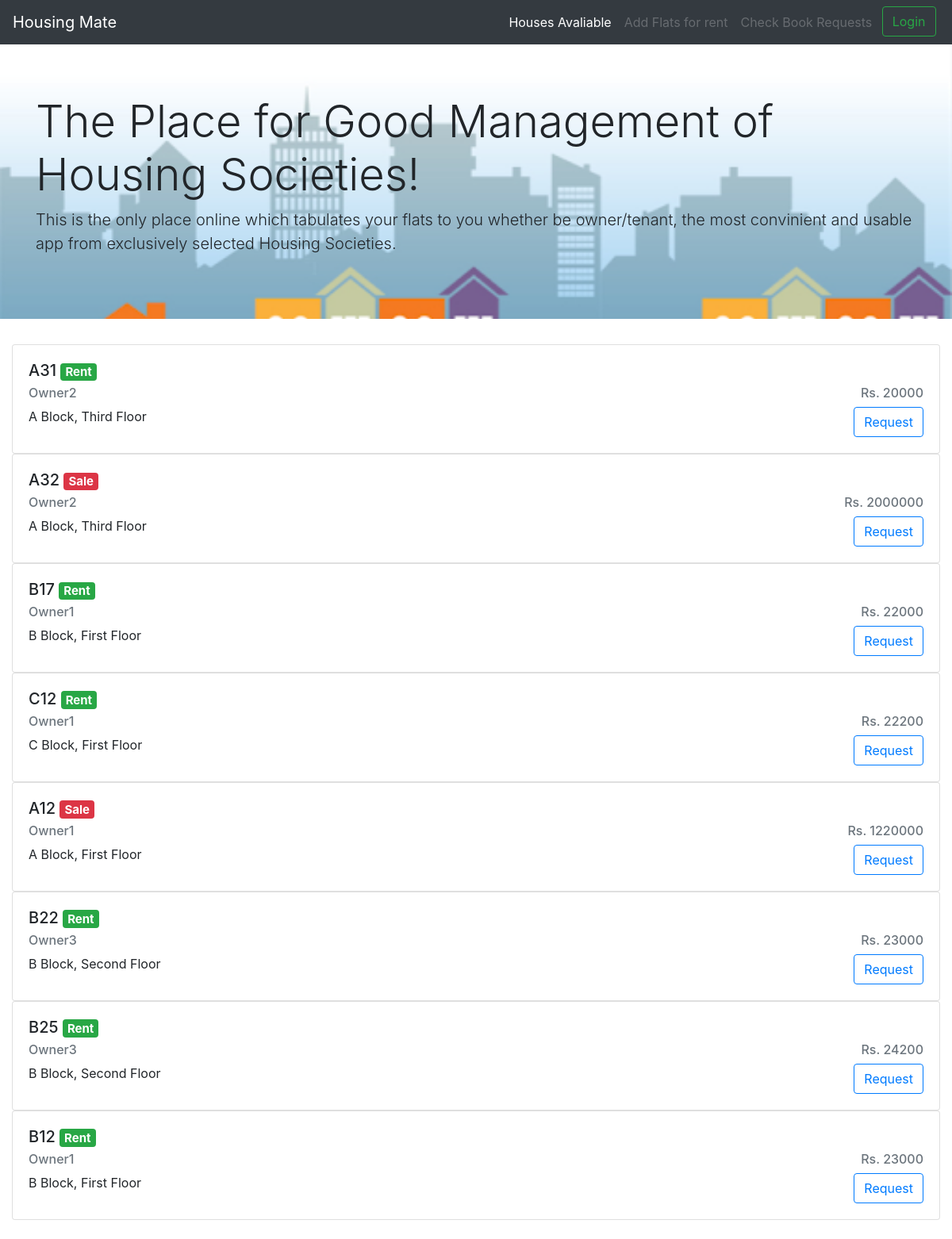
The page / on the database its author committed.
### tables this page shows
CREATE TABLE `ahouses` (
  `houseId` int(10) NOT NULL,
  `houseNumber` varchar(128) NOT NULL,
  `houseFloor` varchar(128) NOT NULL,
  `houseOwnerId` int(11) NOT NULL,
  `housePreference` enum('Rent','Sale') DEFAULT NULL,
  `Price` varchar(128) NOT NULL,
  `avaliable` enum('yes','no') DEFAULT 'yes'
);

CREATE TABLE `users` (
  `userId` int(10) NOT NULL,
  `userName` varchar(128) NOT NULL,
  `userType` enum('Tenant','Owner') DEFAULT 'Tenant',
  `userEmail` varchar(128) NOT NULL,
  `userPassword` varchar(128) NOT NULL,
  `userPreference` enum('Sale','Rent') DEFAULT NULL
);

### index.php (the view, shortened to what this page needs)
<?php
$logged_in = false;
$disabled = '';
$disabledforc = '';
if (isset($_SESSION['type'])) {
    if ($_SESSION['type'] == 'Tenant') {
        $disabled = 'disabled';
        $disabledforc = '';
    }
    else {
        $disabledforc = 'disabled';
    }
}
else {
    $disabled = 'disabled';
    $disabledforc = '';
}
$servername = "localhost";
$username = "root";
$password = "root";
$dbname = "housing-mate";
try {
    $conn = new PDO("mysql:host=$servername;dbname=$dbname", $username, $password);
    $conn->setAttribute(PDO::ATTR_ERRMODE, PDO::ERRMODE_EXCEPTION);
    $stmt = $conn->prepare("SELECT houseId, houseNumber, houseFloor, Price, avaliable, userName, housePreference FROM ahouses, users WHERE ahouses.houseOwnerId=users.userId");
    $stmt->execute();
}
catch(PDOException $e) {
  echo "Error: " . $e->getMessage();
}
?>
<!DOCTYPE html>
<html lang="en">
    <head>
        <link rel="stylesheet" href="https://stackpath.bootstrapcdn.com/bootstrap/4.5.0/css/bootstrap.min.css">
    </head>
    <body>
        <nav class="navbar navbar-expand-lg navbar-dark bg-dark">
            <a class="navbar-brand" href="#">Housing Mate</a>
            <div class="collapse navbar-collapse" id="navbarSupportedContent">
                <ul class="navbar-nav ml-auto">
                    <li class="nav-item active">
                        <a class="nav-link" href="#">Houses Avaliable<span class="sr-only">(current)</span></a>
                    </li>
                    <li class="nav-item">
                        <a class="nav-link <?php echo $disabled;?>" href="addflat.php" >Add Flats for rent</a>
                    </li>
                    <li class="nav-item">
                        <a class="nav-link <?php echo $disabled;?>" href="requests.php" >Check Book Requests</a>
                    </li>
                    <?php if($logged_in == false){
                    echo '<li class="nav-item">';
                        echo '<a class="btn btn-outline-success" href="login.php" role="button">Login</a>';
                    echo '</li>';}
                    else {
                        echo '<li class="nav-item">';
                            echo '<a class="btn btn-outline-success" href="#" role="button">Logged in as '.$_SESSION['name'].'</a>';
                        echo '</li>';}
                    ?>
                </ul>
            </div>
        </nav>
        <div class="jumbotron jumbotron-fluid" style="background-image: url('/pic1.png'); background-size: cover">
            <div class="container">
                <h1 class="display-4">The Place for Good Management of Housing Societies!</h1>
                <p class="lead">This is the only place online which tabulates your flats to you whether be owner/tenant, the most convinient and usable app from exclusively selected Housing Societies.</p>
            </div>
        </div>
        <div class="container-fluid">
            <?php while ($row = $stmt->fetch()) {
            echo '<div class="card">';
                echo '<div class="card-body">';
                    echo '<h5 class="card-title">' . $row['houseNumber'];
                    if($row['housePreference']=='Rent')
                    {
                        echo '&nbsp;<span class="badge badge-success">Rent</span>';
                    }
                    else {
                        echo '&nbsp;<span class="badge badge-danger">Sale</span>';
                    }
                    echo '<h6 class="card-subtitle mb-2 text-muted float-right"> Rs. '. $row['Price'] . '</h6>';
                    echo '</h5>';
                    echo '<h6 class="card-subtitle mb-2 text-muted">' . $row['userName'] . '</h6>';
                    echo '<p class="card-text">' . $row['houseFloor'];
                        echo '<a  href="index.php?house=' . $row['houseId']. '" class="btn btn-outline-primary float-right '.$disabledforc.'" role="button">Request</a>';
                    echo '</p>';
                echo '</div>';
            echo '</div>';}
            ?>
        </div>
        <br>
    </body>
</html>

### rows shown on the page
ahouses: houseNumber "A31", housePreference "Rent", Price "20000", houseOwnerId.userName "Owner2", houseFloor "A Block, Third Floor"
ahouses: houseNumber "A32", housePreference "Sale", Price "2000000", houseOwnerId.userName "Owner2", houseFloor "A Block, Third Floor"
ahouses: houseNumber "B17", housePreference "Rent", Price "22000", houseOwnerId.userName "Owner1", houseFloor "B Block, First Floor"
ahouses: houseNumber "C12", housePreference "Rent", Price "22200", houseOwnerId.userName "Owner1", houseFloor "C Block, First Floor"
ahouses: houseNumber "A12", housePreference "Sale", Price "1220000", houseOwnerId.userName "Owner1", houseFloor "A Block, First Floor"
ahouses: houseNumber "B22", housePreference "Rent", Price "23000", houseOwnerId.userName "Owner3", houseFloor "B Block, Second Floor"
ahouses: houseNumber "B25", housePreference "Rent", Price "24200", houseOwnerId.userName "Owner3", houseFloor "B Block, Second Floor"
ahouses: houseNumber "B12", housePreference "Rent", Price "23000", houseOwnerId.userName "Owner1", houseFloor "B Block, First Floor"
